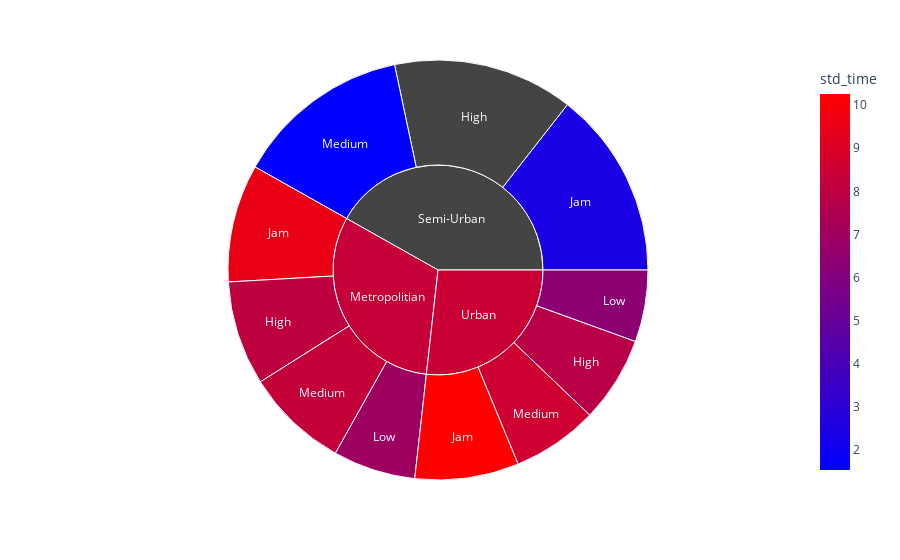

The cell this chart's notebook holds for it:
### Code cell
cols = ['City', 'Time_taken(min)','Road_traffic_density']
df_aux = df1.loc[:,cols].groupby(['City','Road_traffic_density']).agg({'Time_taken(min)':['mean','std']})

df_aux.columns = ['avg_time','std_time']
df_aux['coef_var'] = df_aux['avg_time']/df_aux['std_time']
df_aux = df_aux.reset_index()

fig = px.sunburst(df_aux,path=['City','Road_traffic_density'],values='avg_time',
                  color='std_time', color_continuous_scale='bluered',
                  color_continuous_midpoint=np.average(df_aux['std_time']))
fig.show()

### Figure 1 — Plotly figure (JSON) as saved in the notebook; plotly's stock layout.template omitted (floating-point values rounded to 4 significant figures)
{"data": [{"branchvalues": "total", "customdata": [[8.036], [null], [7.847], [9.543], [2.427], [10.26], [6.935], [6.329], [8.225], [1.528], [8.59], [8.296], [null], [8.439]], "domain": {"x": [0, 1], "y": [0, 1]}, "hovertemplate": "labels=%{label}<br>avg_time=%{value}<br>parent=%{parent}<br>id=%{id}<br>std_time=%{color}<extra></extra>", "ids": ["Metropolitian/High", "Semi-Urban/High", "Urban/High", "Metropolitian/Jam", "Semi-Urban/Jam", "Urban/Jam", "Metropolitian/Low", "Urban/Low", "Metropolitian/Medium", "Semi-Urban/Medium", "Urban/Medium", "Metropolitian", "Semi-Urban", "Urban"], "labels": ["High", "High", "High", "Jam", "Jam", "Jam", "Low", "Low", "Medium", "Medium", "Medium", "Metropolitian", "Semi-Urban", "Urban"], "marker": {"coloraxis": "coloraxis", "colors": [8.036, null, 7.847, 9.543, 2.427, 10.26, 6.935, 6.329, 8.225, 1.528, 8.59, 8.296, null, 8.439]}, "name": "", "parents": ["Metropolitian", "Semi-Urban", "Urban", "Metropolitian", "Semi-Urban", "Urban", "Metropolitian", "Urban", "Metropolitian", "Semi-Urban", "Urban", "", "", ""], "type": "sunburst", "values": [28.34, 49, 23.34, 32.01, 50.91, 28.23, 22.43, 19.49, 27.98, 47.67, 23.36, 110.8, 147.6, 94.42]}], "layout": {"coloraxis": {"cmid": null, "colorbar": {"title": {"text": "std_time"}}, "colorscale": [[0, "rgb(0,0,255)"], [1, "rgb(255,0,0)"]]}, "legend": {"tracegroupgap": 0}, "margin": {"t": 60}}}
